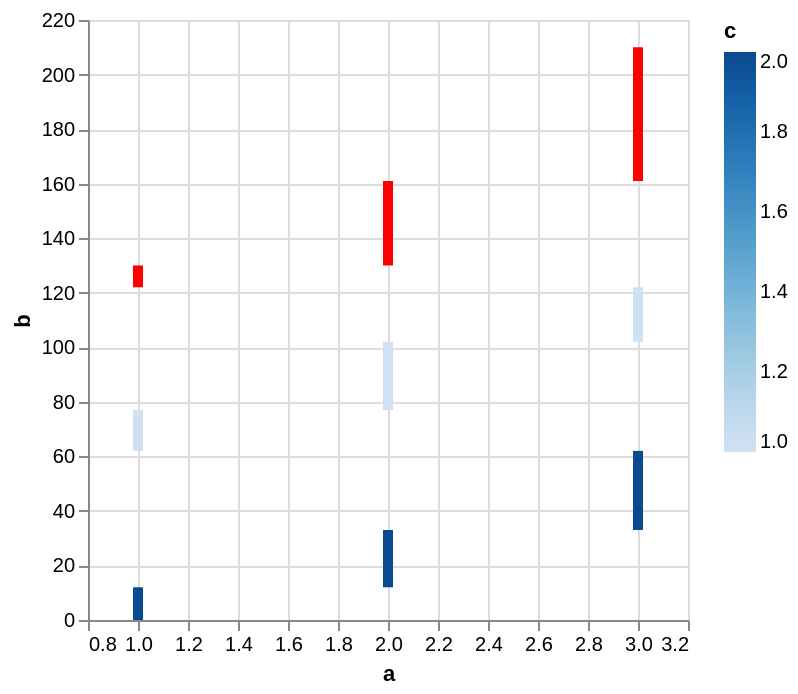

Specify this chart in Vega-Lite:
### Vega specification from a JSON file in a GitHub repository (floating-point values rounded to 4 significant figures)
{"$schema": "https://vega.github.io/schema/vega/v6.json", "description": "Testing invalid", "background": "white", "padding": 5, "width": 300, "height": 300, "style": "cell", "data": [{"name": "source_0", "values": [{"a": 1, "b": 15, "c": 1}, {"a": 2, "b": 25, "c": 1}, {"a": 3, "b": 20, "c": 1}, {"a": 1, "b": 12, "c": 2}, {"a": 2, "b": 21, "c": 2}, {"a": 3, "b": 29, "c": 2}, {"a": 1, "b": 8, "c": null}, {"a": 2, "b": 31, "c": null}, {"a": 3, "b": 49, "c": null}]}, {"name": "data_0", "source": "source_0", "transform": [{"type": "stack", "groupby": [], "field": "b", "sort": {"field": ["c"], "order": ["descending"]}, "as": ["b_start", "b_end"], "offset": "zero"}]}], "marks": [{"name": "marks", "type": "rect", "style": ["bar"], "from": {"data": "data_0"}, "encode": {"update": {"fill": [{"test": "!isValid(datum[\"c\"]) || !isFinite(+datum[\"c\"])", "value": "red"}, {"scale": "color", "field": "c"}], "tooltip": {"signal": "{\"a\": format(datum[\"a\"], \"\"), \"b\": format(datum[\"b\"], \"\"), \"c\": format(datum[\"c\"], \"\")}"}, "ariaRoleDescription": {"value": "bar"}, "description": {"signal": "\"a: \" + (format(datum[\"a\"], \"\")) + \"; b: \" + (format(datum[\"b\"], \"\")) + \"; c: \" + (format(datum[\"c\"], \"\"))"}, "xc": [{"test": "!isValid(datum[\"a\"]) || !isFinite(+datum[\"a\"])", "signal": "scale('x', inrange(0, domain('x')) ? 0 : domain('x')[0])"}, {"scale": "x", "field": "a"}], "width": {"value": 5}, "y": {"scale": "y", "field": "b_end"}, "y2": {"scale": "y", "field": "b_start"}}}}], "scales": [{"name": "x", "type": "linear", "domain": {"data": "data_0", "field": "a"}, "range": [0, {"signal": "width"}], "nice": true, "zero": false, "padding": 5}, {"name": "y", "type": "linear", "domain": {"data": "data_0", "fields": ["b_start", "b_end"]}, "range": [{"signal": "height"}, 0], "nice": true, "zero": true}, {"name": "color", "type": "linear", "domain": {"data": "data_0", "field": "c"}, "range": "ramp", "interpolate": "hcl", "zero": false}], "axes": [{"scale": "x", "orient": "bottom", "gridScale": "y", "grid": true, "tickCount": {"signal": "ceil(width/40)"}, "domain": false, "labels": false, "aria": false, "maxExtent": 0, "minExtent": 0, "ticks": false, "zindex": 0}, {"scale": "y", "orient": "left", "gridScale": "x", "grid": true, "tickCount": {"signal": "ceil(height/40)"}, "domain": false, "labels": false, "aria": false, "maxExtent": 0, "minExtent": 0, "ticks": false, "zindex": 0}, {"scale": "x", "orient": "bottom", "grid": false, "title": "a", "labelFlush": true, "labelOverlap": true, "tickCount": {"signal": "ceil(width/40)"}, "zindex": 0}, {"scale": "y", "orient": "left", "grid": false, "title": "b", "labelOverlap": true, "tickCount": {"signal": "ceil(height/40)"}, "zindex": 0}], "legends": [{"fill": "color", "gradientLength": {"signal": "clamp(height, 64, 200)"}, "title": "c"}], "config": {"mark": {"tooltip": true}}}
